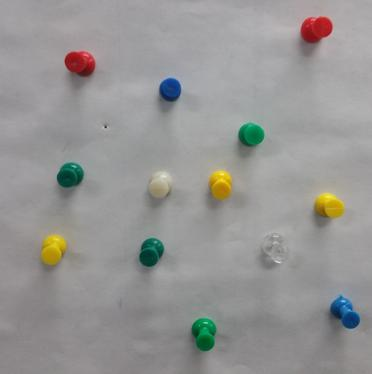
%> input picture Countingpins/TestImgResized.jpg, 372 x 374 px
$ octave main.m   (GNU Octave 9; MATLAB toolbox functions it lacks are replaced by stand-ins)
%> lines starting %> are read from the running program, lines starting %| are printed output that depends on the picture
### Countingpins/gettotalpins.m
function [bimg , numpin]= gettotalpins(img,imgfused,o)
% This function is used to calcuate the total number of pins in the
% image. The way I am doing this is, I am calculating the boundaries from
% the binary images.

% Input: img = original image; imgfused= the image on which binary
% operations will be carried out, o= not relevant to this function, in
% association to the function countcolors2.

%% Noise.. Blurring
 intImage = integralImage(imgfused);
 avgH = integralKernel([1 1 7 7], 1/49);
 J = integralFilter(intImage, avgH);
 blurimg= uint8(J);
% imshowpair(img,blurimg,'montage'), title('blur');

%%  Clearing Borders and FILLing holes
blurimg=imfill(blurimg,'holes');
blurimg= imclearborder(blurimg);


%% Binary Conversion
if o==0
level=0.117;
elseif o==1
    level=0.01455;
end
bimg = imbinarize(blurimg, level);
% figure
% imshowpair(img,bimg,'montage'), title('bimg');
%%  Clearing Borders and FILLing holes
bimg=imfill(bimg,'holes');
bimg= imclearborder(bimg);
% imshow(bimg);
%% Boundary
B = bwboundaries(bimg);
figure
imshow(img);
hold on
for k = 1:length(B)
   boundary = B{k};
   plot(boundary(:,2), boundary(:,1), 'r', 'LineWidth', 1)

end
hold off

% NUMBER OF PINS
numpin=k;
end

### Countingpins/main.m
% Anirudh Topiwala
% Main function to count colors.
% 3 methods have been used to count the number of pins. The most accurate
% method is method 3 ; as edge detection is better than calculating
% boundaries.

clc; clear;close all;
img = imread('TestImgResized.jpg');
%> img is the input picture: size 374x372x3 uint8; mean R, G, B 150.4, 149.8, 148.3
% img = imread('test2.jpeg'); % Tested on other images

% % Increasing Contrast
% img = imadjust(img,stretchlim(img),[]);
o=0;

%% This section of code is for function countcolor1
%Separating out color planes and then fusing them to remove transparent and white pins
% For Red
img_r= imsubtract(img(:,:,1),rgb2gray(img));
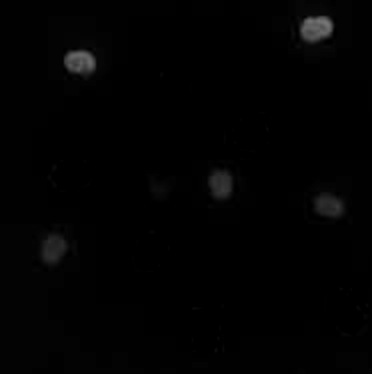
%> img_r: size 374x372 uint8; min 0, max 118, mean 2.1
% For Green
img_g= imsubtract(img(:,:,2),rgb2gray(img));
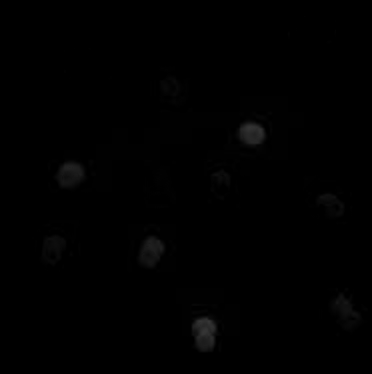
%> img_g: size 374x372 uint8; min 0, max 54, mean 0.7
%  For Blue
img_b(:,:,3)= imsubtract(img(:,:,3),rgb2gray(img));
% Mixing images
mixofrg= imfuse(img_r,img_g);
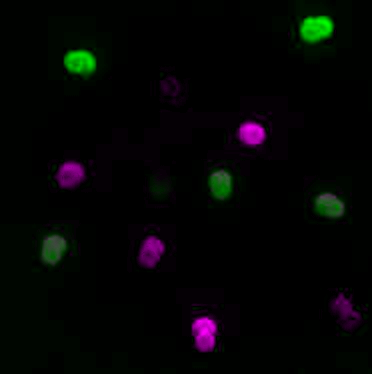
%> mixofrg: size 374x372x3 uint8; mean R, G, B 3.6, 4.4, 3.6
imgfused= imfuse(mixofrg, img_b);
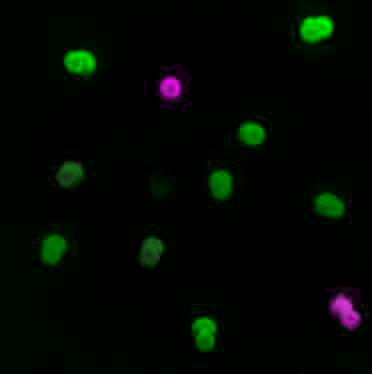
%> imgfused: size 374x372x3 uint8; mean R, G, B 1.6, 6.9, 1.6
imgfused=rgb2gray(imgfused);
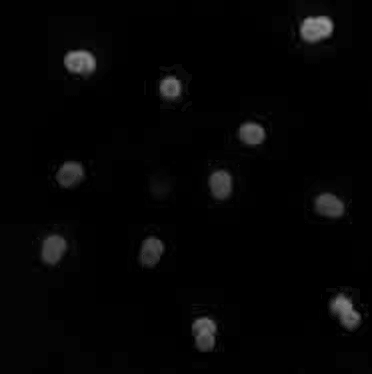
%> imgfused: size 374x372 uint8; min 0, max 150, mean 4.7

%% Using the Function Gettotalpins to get the number of pins
[bimg, numpin]= gettotalpins(img, imgfused,o);
%> in gettotalpins, `intImage = integralImage(imgfused);`:
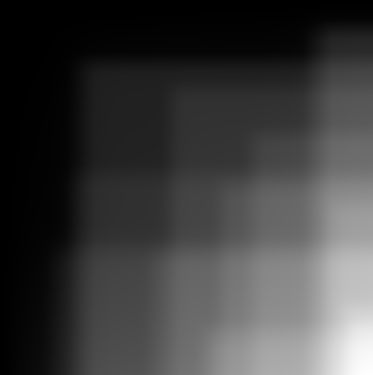
%> intImage: size 375x373 double; min 0, max 651976, mean 158022.1; drawn with min black and max white
%> the run ends on the next line

$ run again, with Countingpins/test2.jpeg copied over Countingpins/TestImgResized.jpg
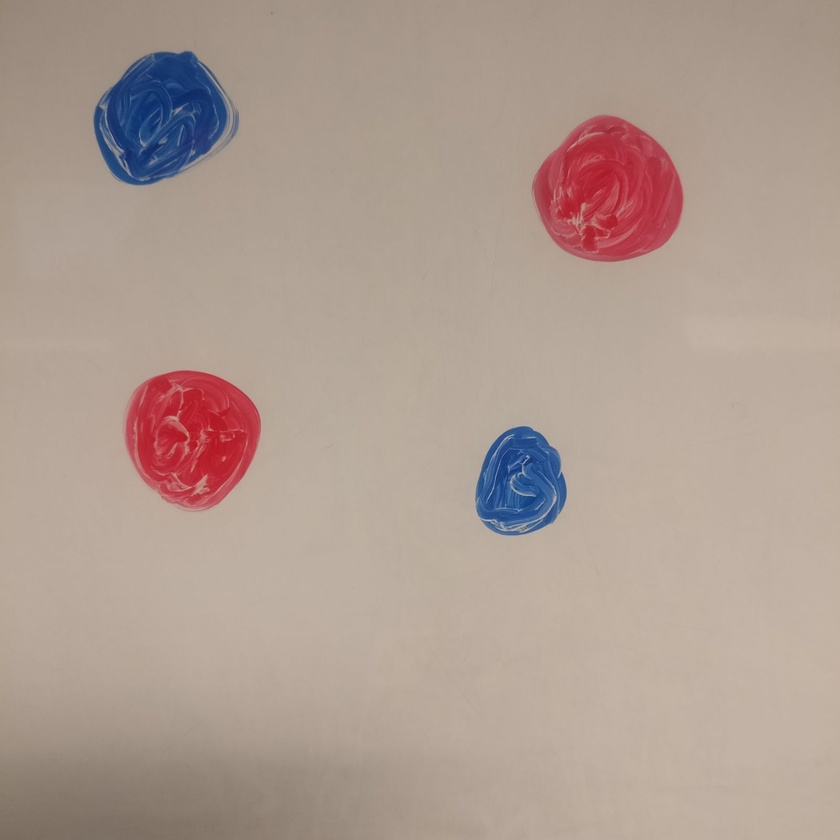
%> input picture Countingpins/test2.jpeg, 840 x 840 px, shrunk from 1600 x 1600 before the run
%> img is the input picture: size 840x840x3 uint8; mean R, G, B 175, 156.4, 146.1
%> `imgfused=rgb2gray(imgfused);`:
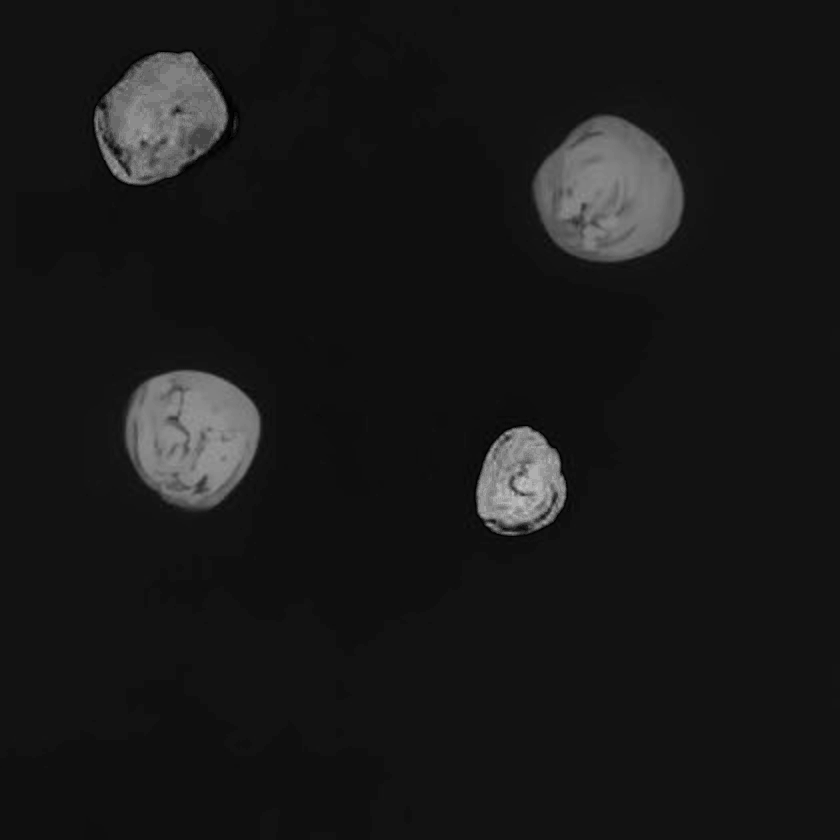
%> imgfused: size 840x840 uint8; min 0, max 199, mean 24.2
%> in gettotalpins, `intImage = integralImage(imgfused);`:
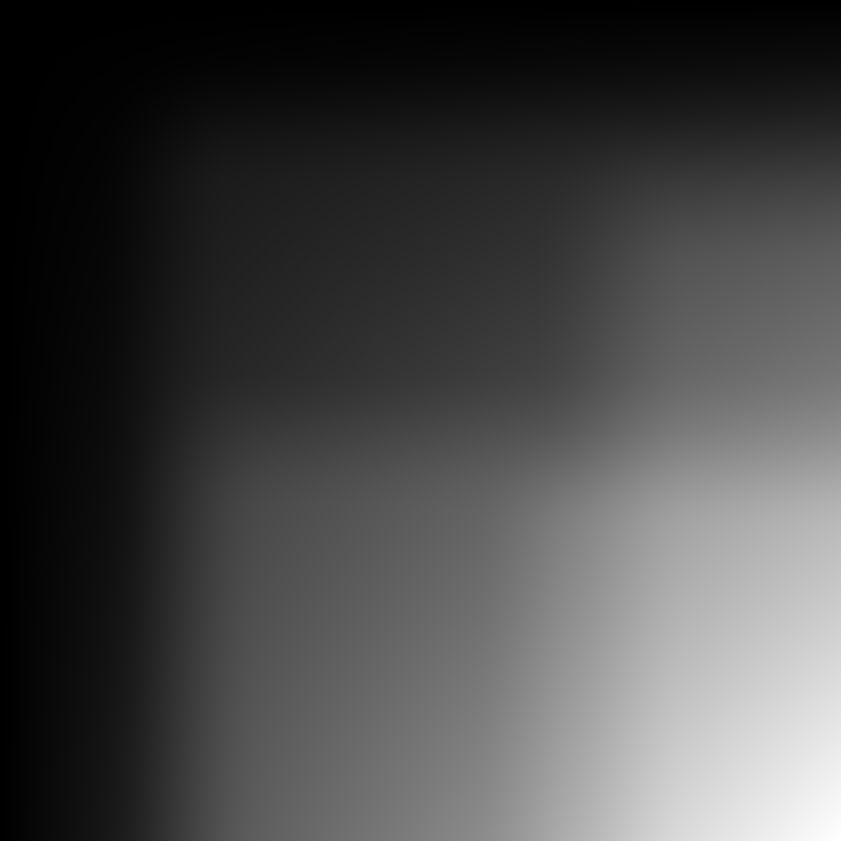
%> intImage: size 841x841 double; min 0, max 17056952, mean 4785183.4; drawn with min black and max white
